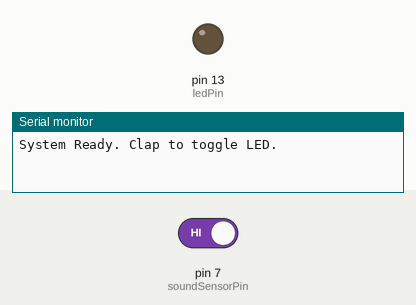
Bench run of a sketch on a simulated Arduino Uno, built with avr-gcc and run on an emulated ATmega328P. Shown: output pins drawn as LEDs (lit = HIGH), the last lines printed to the serial monitor. Dashed ring = blinking. The test bench sets the inputs (shaded band); at power-on: pin 7 (soundSensorPin) HIGH.

Above: at 1.2 s.
1.3 s: pin 7 (soundSensorPin) driven LOW
At 1.7 s:
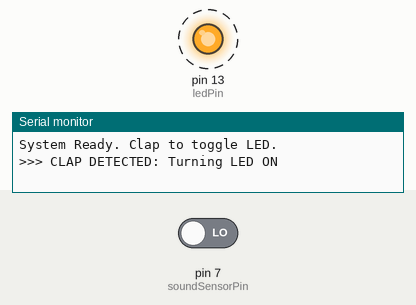
4.3 s: pin 7 (soundSensorPin) driven HIGH
At 5.4 s:
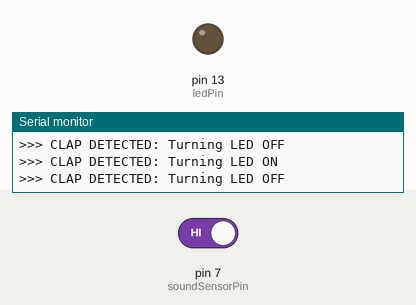
Timing chart, 0 to 7.3 s (numbered marks = the images above; inputs shaded):
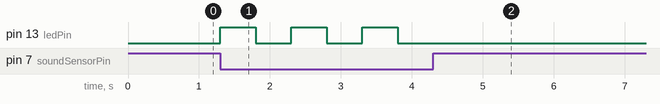

Measured:
- after the input at 1.3 s, pin 13 (ledPin): alternates HIGH for 0.50 s and LOW for 0.50 s, starting at once
- after the input at 4.3 s, pin 13 (ledPin): stops changing and stays LOW

The sketch:

SOUND_CONTROL.ino
```cpp
/*
Code Name:SOUND_DETECTION
Author: RoboSiddhi

⚠ Warning

This project and its code are shared for learning and personal use only.
Commercial use, redistribution, or selling (in any form) of this code or
project is not allowed without proper permission.

                                                                                 .
              !^           .   ..   ..
              ??^~~~^.      ....:....
             :P5J?7?JY5.   ...^:::^..
            .BG5JY75&JYG   ...^:::^..
            .BBBP57?YYYG.   ....::::
             :YBBGYJ??Y?   .  .^ YGGY.
              :!BBBBY!:       .G??5BP^
            ~GP5P5??77!7:    .^J55Y!
           ^#57!7#5777!?57~:~77JG~
           ?#G5PB#57777!B5GG5YPJ.
          .BGYY&&BPY???J!!Y5Y7:
          :7!~!7777!!!!^

Description: This project demonstrates a home automation prototype capable of controlling electrical appliances using sound commands. The system utilizes
an Arduino Uno microcontroller interface with a high-sensitivity microphone sound sensor module.
Great for
learning robotics, DIY projects, and basic STEM applications.
*/
// --- CONNECTIONS ---
const int soundSensorPin = 7;  // Sensor D0 pin
const int ledPin = 13;         // LED Positive leg (Long leg)

// --- VARIABLES ---
int sensorStatus = 0;
int ledState = LOW;            // Start with LED OFF
unsigned long lastClapTime = 0;

// Increase this if the light flickers too much
const int debounceDelay = 500; // 0.5 seconds wait between claps

void setup() {
  pinMode(soundSensorPin, INPUT);
  pinMode(ledPin, OUTPUT);

  Serial.begin(9600);
  Serial.println("System Ready. Clap to toggle LED.");
}

void loop() {
  // Read the sensor
  sensorStatus = digitalRead(soundSensorPin);

  // If sound detected (Active LOW for your sensor)
  if (sensorStatus == LOW) {

    // Check timer to prevent flickering (Debounce)
    if (millis() - lastClapTime > debounceDelay) {

      // Toggle logic: If OFF, turn ON. If ON, turn OFF.
      if (ledState == LOW) {
        ledState = HIGH;
        Serial.println(">>> CLAP DETECTED: Turning LED ON");
      } else {
        ledState = LOW;
        Serial.println(">>> CLAP DETECTED: Turning LED OFF");
      }

      // Apply the new state to the physical pin
      digitalWrite(ledPin, ledState);

      // Reset timer
      lastClapTime = millis();
    }
  }
}
```
